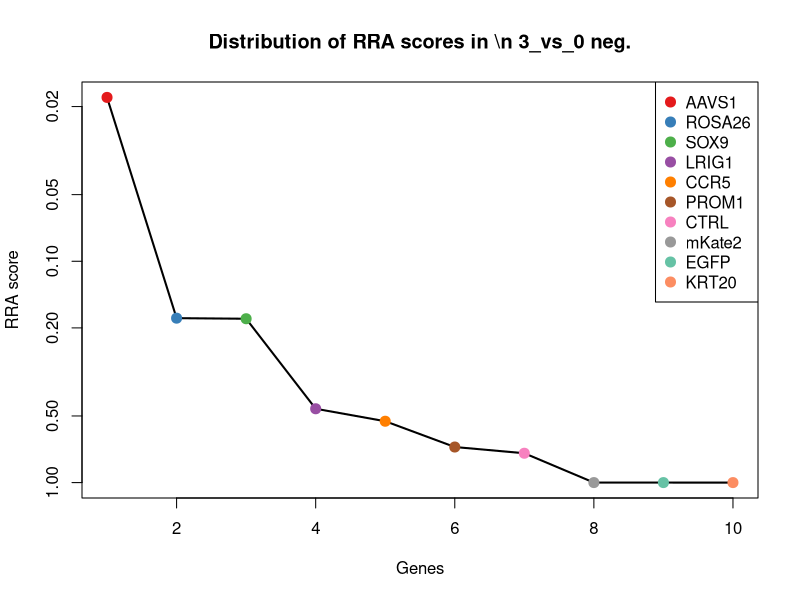
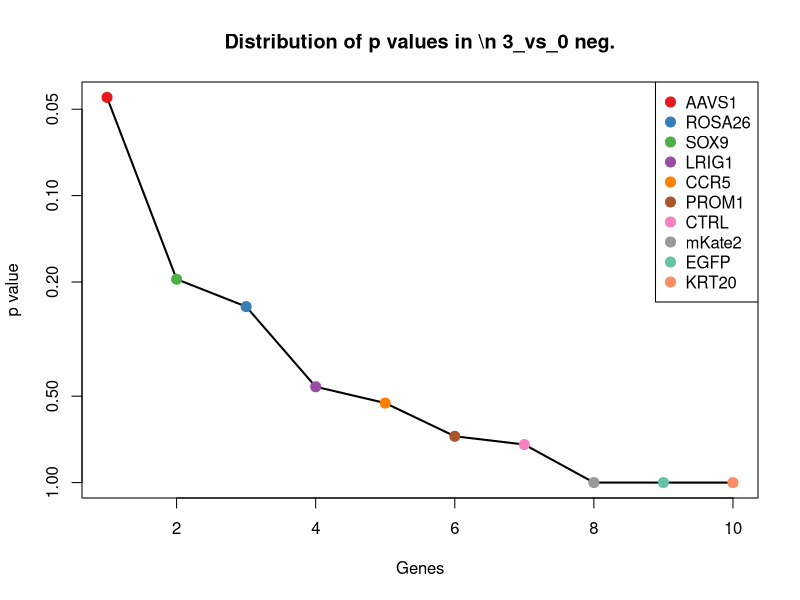
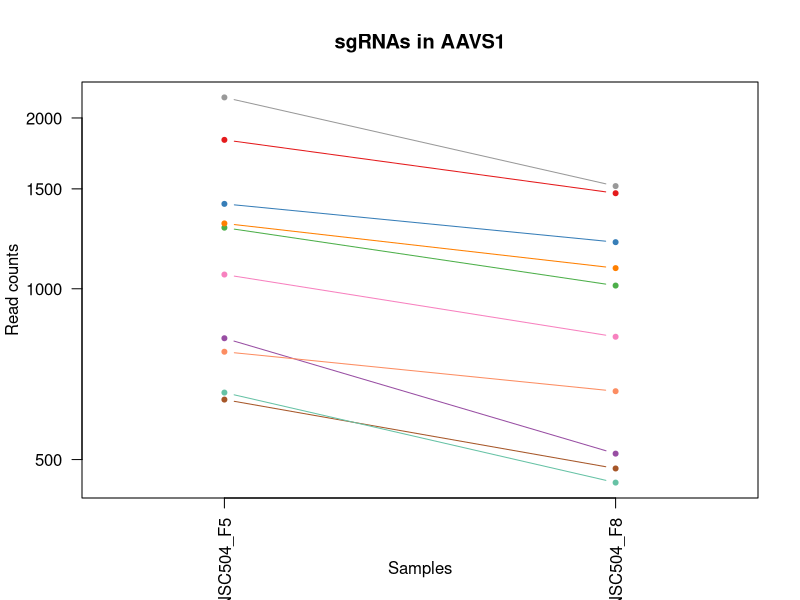
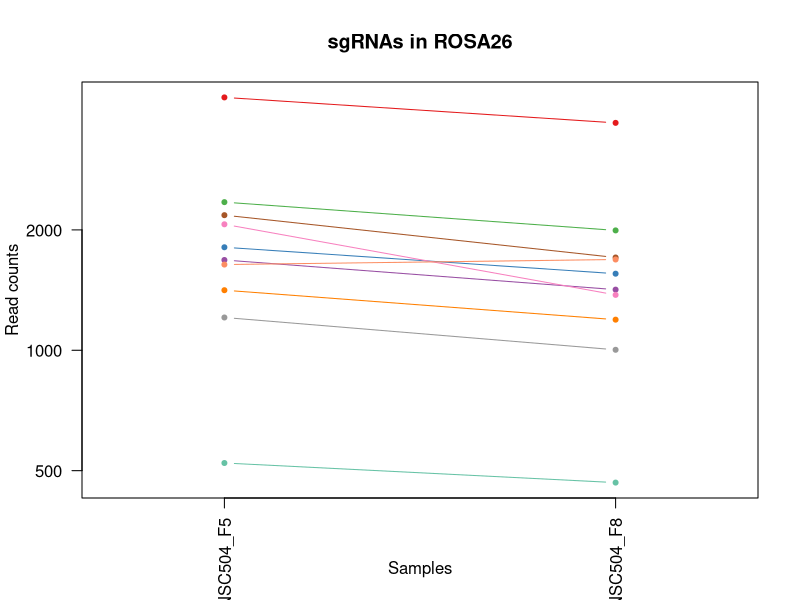
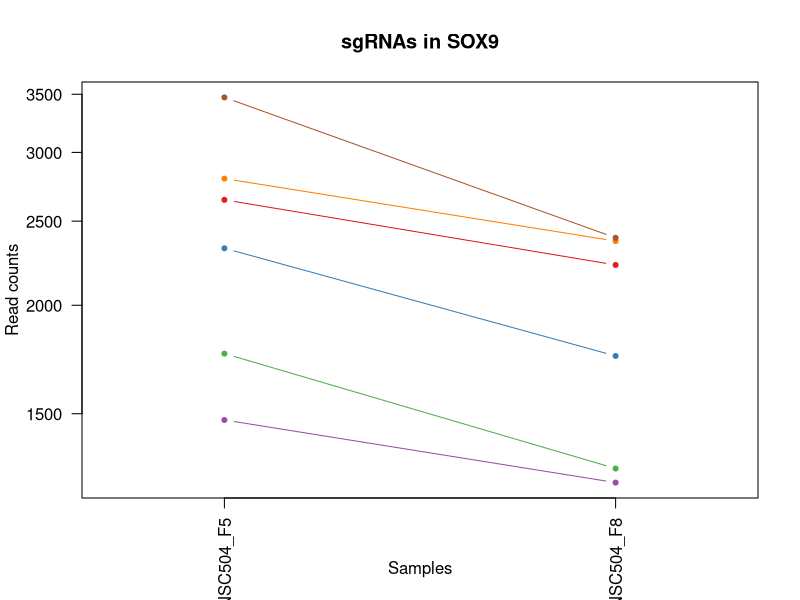
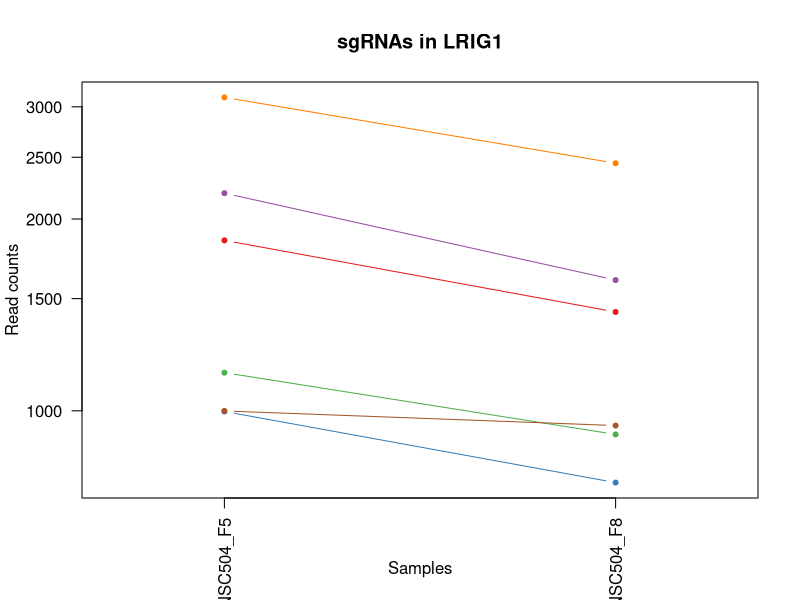
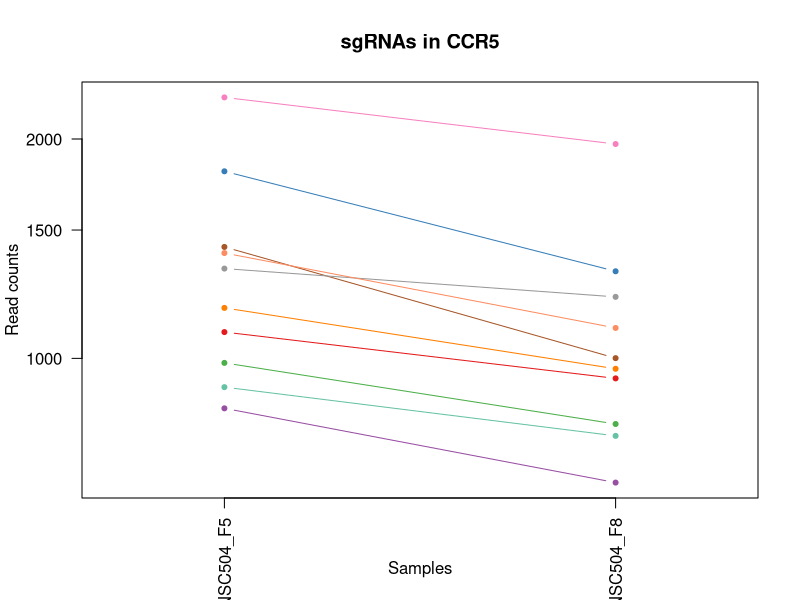
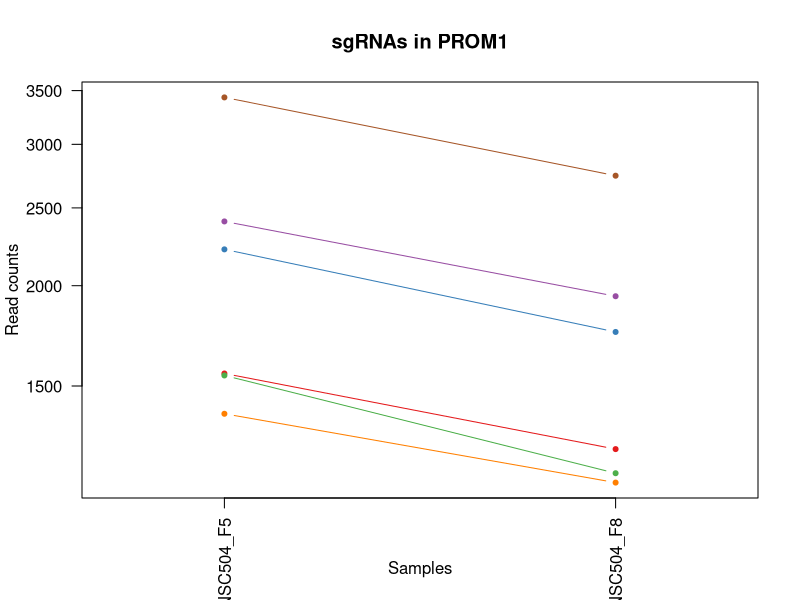

Source code (R) for these figures, in order: (Note: this script raises an error after producing the figures.)
pdf(file='S4B_c0_t3.pdf',width=4.5,height=4.5);
gstable=read.table('S4B_c0_t3.gene_summary.txt',header=T)
# 
#
# parameters
# Do not modify the variables beginning with "__"

# gstablename='__GENE_SUMMARY_FILE__'
startindex=3
# outputfile='__OUTPUT_FILE__'
targetgenelist=c("AAVS1","ROSA26","SOX9","LRIG1","CCR5","PROM1","CTRL","mKate2","EGFP","KRT20")
# samplelabel=sub('.\\w+.\\w+$','',colnames(gstable)[startindex]);
samplelabel='3_vs_0 neg.'


# You need to write some codes in front of this code:
# gstable=read.table(gstablename,header=T)
# pdf(file=outputfile,width=6,height=6)


# set up color using RColorBrewer
#library(RColorBrewer)
#colors <- brewer.pal(length(targetgenelist), "Set1")

colors=c( "#E41A1C", "#377EB8", "#4DAF4A", "#984EA3", "#FF7F00",  "#A65628", "#F781BF",
          "#999999", "#66C2A5", "#FC8D62", "#8DA0CB", "#E78AC3", "#A6D854", "#FFD92F", "#E5C494", "#B3B3B3", 
          "#8DD3C7", "#FFFFB3", "#BEBADA", "#FB8072", "#80B1D3", "#FDB462", "#B3DE69", "#FCCDE5",
          "#D9D9D9", "#BC80BD", "#CCEBC5", "#FFED6F")

######
# function definition

plotrankedvalues<-function(val, tglist, ...){
  
  plot(val,log='y',ylim=c(max(val),min(val)),type='l',lwd=2, ...)
  if(length(tglist)>0){
    for(i in 1:length(tglist)){
      targetgene=tglist[i];
      tx=which(names(val)==targetgene);ty=val[targetgene];
      points(tx,ty,col=colors[(i %% length(colors)) ],cex=2,pch=20)
      # text(tx+50,ty,targetgene,col=colors[i])
    }
    legend('topright',tglist,pch=20,pt.cex = 2,cex=1,col=colors)
  }
}



plotrandvalues<-function(val,targetgenelist, ...){
  # choose the one with the best distance distribution
  
  mindiffvalue=0;
  randval=val;
  for(i in 1:20){
    randval0=sample(val)
    vindex=sort(which(names(randval0) %in% targetgenelist))
    if(max(vindex)>0.9*length(val)){
      # print('pass...')
      next;
    }
    mindiffind=min(diff(vindex));
    if (mindiffind > mindiffvalue){
      mindiffvalue=mindiffind;
      randval=randval0;
      # print(paste('Diff: ',mindiffvalue))
    }
  }
  plot(randval,log='y',ylim=c(max(randval),min(randval)),pch=20,col='grey', ...)
  
  if(length(targetgenelist)>0){
    for(i in 1:length(targetgenelist)){
      targetgene=targetgenelist[i];
      tx=which(names(randval)==targetgene);ty=randval[targetgene];
      points(tx,ty,col=colors[(i %% length(colors)) ],cex=2,pch=20)
      text(tx+50,ty,targetgene,col=colors[i])
    }
  }
  
}




# set.seed(1235)



pvec=gstable[,startindex]
names(pvec)=gstable[,'id']
pvec=sort(pvec);

plotrankedvalues(pvec,targetgenelist,xlab='Genes',ylab='RRA score',main=paste('Distribution of RRA scores in \\n',samplelabel))

# plotrandvalues(pvec,targetgenelist,xlab='Genes',ylab='RRA score',main=paste('Distribution of RRA scores in \\n',samplelabel))


pvec=gstable[,startindex+1]
names(pvec)=gstable[,'id']
pvec=sort(pvec);

plotrankedvalues(pvec,targetgenelist,xlab='Genes',ylab='p value',main=paste('Distribution of p values in \\n',samplelabel))

# plotrandvalues(pvec,targetgenelist,xlab='Genes',ylab='p value',main=paste('Distribution of p values in \\n',samplelabel))



# you need to write after this code:
# dev.off()






# parameters
# Do not modify the variables beginning with "__"
targetmat=list(c(1829.025667816507,1472.6792780256212),c(1410.2980109554942,1207.2665329677077),c(1280.4148951699024,1012.0797282364016),c(817.1004970690595,511.2035362010396),c(1302.7082657898172,1086.4366062292802),c(636.8149781427902,481.25423812057466),c(1058.4504659542265,822.0565955879343),c(2173.118996949978,1516.0541235214669),c(655.2312408288069,454.403143289813),c(773.4830328127041,658.8845577702289))
targetgene="AAVS1"
collabel=c("S29_MNSC504_F5","S32_MNSC504_F8")

# set up color using RColorBrewer
#library(RColorBrewer)
#colors <- brewer.pal(length(targetgenelist), "Set1")

colors=c( "#E41A1C", "#377EB8", "#4DAF4A", "#984EA3", "#FF7F00",  "#A65628", "#F781BF",
          "#999999", "#66C2A5", "#FC8D62", "#8DA0CB", "#E78AC3", "#A6D854", "#FFD92F", "#E5C494", "#B3B3B3", 
          "#8DD3C7", "#FFFFB3", "#BEBADA", "#FB8072", "#80B1D3", "#FDB462", "#B3DE69", "#FCCDE5",
          "#D9D9D9", "#BC80BD", "#CCEBC5", "#FFED6F")


## code

targetmatvec=unlist(targetmat)+1
yrange=range(targetmatvec[targetmatvec>0]);
# yrange[1]=1; # set the minimum value to 1
for(i in 1:length(targetmat)){
  vali=targetmat[[i]]+1;
  if(i==1){
    plot(1:length(vali),vali,type='b',las=1,pch=20,main=paste('sgRNAs in',targetgene),ylab='Read counts',xlab='Samples',xlim=c(0.7,length(vali)+0.3),ylim = yrange,col=colors[(i %% length(colors))],xaxt='n',log='y')
    axis(1,at=1:length(vali),labels=(collabel),las=2)
    # lines(0:100,rep(1,101),col='black');
  }else{
    lines(1:length(vali),vali,type='b',pch=20,col=colors[(i %% length(colors))])
  }
}




# parameters
# Do not modify the variables beginning with "__"
targetmat=list(c(4288.0813748914825,3703.385617811976),c(1808.670851163541,1553.2325625179062),c(2345.650300008451,1993.1774239757706),c(1680.7262893448983,1416.9116195309623),c(1412.2365649224434,1191.7755167191913),c(2176.0268279004017,1705.0445217533663),c(2064.5599748008267,1374.5695084516842),c(1206.7498444258354,1001.752384070724),c(521.4710171093168,465.7632218720583),c(1637.1088250885427,1685.422567838579))
targetgene="ROSA26"
collabel=c("S29_MNSC504_F5","S32_MNSC504_F8")

# set up color using RColorBrewer
#library(RColorBrewer)
#colors <- brewer.pal(length(targetgenelist), "Set1")

colors=c( "#E41A1C", "#377EB8", "#4DAF4A", "#984EA3", "#FF7F00",  "#A65628", "#F781BF",
          "#999999", "#66C2A5", "#FC8D62", "#8DA0CB", "#E78AC3", "#A6D854", "#FFD92F", "#E5C494", "#B3B3B3", 
          "#8DD3C7", "#FFFFB3", "#BEBADA", "#FB8072", "#80B1D3", "#FDB462", "#B3DE69", "#FCCDE5",
          "#D9D9D9", "#BC80BD", "#CCEBC5", "#FFED6F")


## code

targetmatvec=unlist(targetmat)+1
yrange=range(targetmatvec[targetmatvec>0]);
# yrange[1]=1; # set the minimum value to 1
for(i in 1:length(targetmat)){
  vali=targetmat[[i]]+1;
  if(i==1){
    plot(1:length(vali),vali,type='b',las=1,pch=20,main=paste('sgRNAs in',targetgene),ylab='Read counts',xlab='Samples',xlim=c(0.7,length(vali)+0.3),ylim = yrange,col=colors[(i %% length(colors))],xaxt='n',log='y')
    axis(1,at=1:length(vali),labels=(collabel),las=2)
    # lines(0:100,rep(1,101),col='black');
  }else{
    lines(1:length(vali),vali,type='b',pch=20,col=colors[(i %% length(colors))])
  }
}




# parameters
# Do not modify the variables beginning with "__"
targetmat=list(c(2644.1876109186173,2224.509933286948),c(2325.295483355485,1747.3866328326444),c(1758.2684480228636,1296.0816927925348),c(1474.2702918648156,1248.575909630418),c(2797.3333743075987,2370.125486023002),c(3470.011600838948,2390.780174354357))
targetgene="SOX9"
collabel=c("S29_MNSC504_F5","S32_MNSC504_F8")

# set up color using RColorBrewer
#library(RColorBrewer)
#colors <- brewer.pal(length(targetgenelist), "Set1")

colors=c( "#E41A1C", "#377EB8", "#4DAF4A", "#984EA3", "#FF7F00",  "#A65628", "#F781BF",
          "#999999", "#66C2A5", "#FC8D62", "#8DA0CB", "#E78AC3", "#A6D854", "#FFD92F", "#E5C494", "#B3B3B3", 
          "#8DD3C7", "#FFFFB3", "#BEBADA", "#FB8072", "#80B1D3", "#FDB462", "#B3DE69", "#FCCDE5",
          "#D9D9D9", "#BC80BD", "#CCEBC5", "#FFED6F")


## code

targetmatvec=unlist(targetmat)+1
yrange=range(targetmatvec[targetmatvec>0]);
# yrange[1]=1; # set the minimum value to 1
for(i in 1:length(targetmat)){
  vali=targetmat[[i]]+1;
  if(i==1){
    plot(1:length(vali),vali,type='b',las=1,pch=20,main=paste('sgRNAs in',targetgene),ylab='Read counts',xlab='Samples',xlim=c(0.7,length(vali)+0.3),ylim = yrange,col=colors[(i %% length(colors))],xaxt='n',log='y')
    axis(1,at=1:length(vali),labels=(collabel),las=2)
    # lines(0:100,rep(1,101),col='black');
  }else{
    lines(1:length(vali),vali,type='b',pch=20,col=colors[(i %% length(colors))])
  }
}




# parameters
# Do not modify the variables beginning with "__"
targetmat=list(c(1850.3497614529474,1428.2716981132075),c(996.4167390118544,770.4198747595466),c(1146.6546714504123,917.068161912168),c(2194.4430905864183,1602.8038145131586),c(3102.655624102087,2445.515098432448),c(998.3552929788035,947.017459992633))
targetgene="LRIG1"
collabel=c("S29_MNSC504_F5","S32_MNSC504_F8")

# set up color using RColorBrewer
#library(RColorBrewer)
#colors <- brewer.pal(length(targetgenelist), "Set1")

colors=c( "#E41A1C", "#377EB8", "#4DAF4A", "#984EA3", "#FF7F00",  "#A65628", "#F781BF",
          "#999999", "#66C2A5", "#FC8D62", "#8DA0CB", "#E78AC3", "#A6D854", "#FFD92F", "#E5C494", "#B3B3B3", 
          "#8DD3C7", "#FFFFB3", "#BEBADA", "#FB8072", "#80B1D3", "#FDB462", "#B3DE69", "#FCCDE5",
          "#D9D9D9", "#BC80BD", "#CCEBC5", "#FFED6F")


## code

targetmatvec=unlist(targetmat)+1
yrange=range(targetmatvec[targetmatvec>0]);
# yrange[1]=1; # set the minimum value to 1
for(i in 1:length(targetmat)){
  vali=targetmat[[i]]+1;
  if(i==1){
    plot(1:length(vali),vali,type='b',las=1,pch=20,main=paste('sgRNAs in',targetgene),ylab='Read counts',xlab='Samples',xlim=c(0.7,length(vali)+0.3),ylim = yrange,col=colors[(i %% length(colors))],xaxt='n',log='y')
    axis(1,at=1:length(vali),labels=(collabel),las=2)
    # lines(0:100,rep(1,101),col='black');
  }else{
    lines(1:length(vali),vali,type='b',pch=20,col=colors[(i %% length(colors))])
  }
}




# parameters
# Do not modify the variables beginning with "__"
targetmat=list(c(1085.5902214915145,937.7228502435231),c(1804.7937432296428,1315.7036467073222),c(984.7854152101595,811.7292514222569),c(852.9637454576185,674.3755740187452),c(1171.8558730207508,966.6394139074204),c(1420.9600577737144,999.6869152375886),c(2279.73946513218,1967.3590635615767),c(1326.9401903766816,1213.4629394671142),c(912.089641449567,781.7799533417918),c(1393.8203022364266,1099.862153644661))
targetgene="CCR5"
collabel=c("S29_MNSC504_F5","S32_MNSC504_F8")

# set up color using RColorBrewer
#library(RColorBrewer)
#colors <- brewer.pal(length(targetgenelist), "Set1")

colors=c( "#E41A1C", "#377EB8", "#4DAF4A", "#984EA3", "#FF7F00",  "#A65628", "#F781BF",
          "#999999", "#66C2A5", "#FC8D62", "#8DA0CB", "#E78AC3", "#A6D854", "#FFD92F", "#E5C494", "#B3B3B3", 
          "#8DD3C7", "#FFFFB3", "#BEBADA", "#FB8072", "#80B1D3", "#FDB462", "#B3DE69", "#FCCDE5",
          "#D9D9D9", "#BC80BD", "#CCEBC5", "#FFED6F")


## code

targetmatvec=unlist(targetmat)+1
yrange=range(targetmatvec[targetmatvec>0]);
# yrange[1]=1; # set the minimum value to 1
for(i in 1:length(targetmat)){
  vali=targetmat[[i]]+1;
  if(i==1){
    plot(1:length(vali),vali,type='b',las=1,pch=20,main=paste('sgRNAs in',targetgene),ylab='Read counts',xlab='Samples',xlim=c(0.7,length(vali)+0.3),ylim = yrange,col=colors[(i %% length(colors))],xaxt='n',log='y')
    axis(1,at=1:length(vali),labels=(collabel),las=2)
    # lines(0:100,rep(1,101),col='black');
  }else{
    lines(1:length(vali),vali,type='b',pch=20,col=colors[(i %% length(colors))])
  }
}




# parameters
# Do not modify the variables beginning with "__"
targetmat=list(c(1553.7510045097301,1250.6413784635536),c(2218.6750151732826,1750.4848360823478),c(1545.027511658459,1166.9898907215652),c(2403.806919016925,1939.4752343142472),c(1384.127532401681,1136.0078582245324),c(3431.2405214999653,2740.8771415708266))
targetgene="PROM1"
collabel=c("S29_MNSC504_F5","S32_MNSC504_F8")

# set up color using RColorBrewer
#library(RColorBrewer)
#colors <- brewer.pal(length(targetgenelist), "Set1")

colors=c( "#E41A1C", "#377EB8", "#4DAF4A", "#984EA3", "#FF7F00",  "#A65628", "#F781BF",
          "#999999", "#66C2A5", "#FC8D62", "#8DA0CB", "#E78AC3", "#A6D854", "#FFD92F", "#E5C494", "#B3B3B3", 
          "#8DD3C7", "#FFFFB3", "#BEBADA", "#FB8072", "#80B1D3", "#FDB462", "#B3DE69", "#FCCDE5",
          "#D9D9D9", "#BC80BD", "#CCEBC5", "#FFED6F")


## code

targetmatvec=unlist(targetmat)+1
yrange=range(targetmatvec[targetmatvec>0]);
# yrange[1]=1; # set the minimum value to 1
for(i in 1:length(targetmat)){
  vali=targetmat[[i]]+1;
  if(i==1){
    plot(1:length(vali),vali,type='b',las=1,pch=20,main=paste('sgRNAs in',targetgene),ylab='Read counts',xlab='Samples',xlim=c(0.7,length(vali)+0.3),ylim = yrange,col=colors[(i %% length(colors))],xaxt='n',log='y')
    axis(1,at=1:length(vali),labels=(collabel),las=2)
    # lines(0:100,rep(1,101),col='black');
  }else{
    lines(1:length(vali),vali,type='b',pch=20,col=colors[(i %% length(colors))])
  }
}




# parameters
# Do not modify the variables beginning with "__"
targetmat=list(c(1324.0323594262577,1074.0437932304671),c(1240.674538847445,967.6721483239882),c(3824.7669767906395,3267.5716940203824),c(688.1866582669422,572.1348667785372),c(1302.7082657898172,1178.3499693038104),c(2815.7496369936157,2131.56383579585),c(1591.5528068652382,1341.522007121516),c(1507.225709302951,1119.4841075594484),c(1372.4962085999862,1243.4122375475793),c(2399.9298110830264,1812.4489010764132))
targetgene="CTRL"
collabel=c("S29_MNSC504_F5","S32_MNSC504_F8")

# set up color using RColorBrewer
#library(RColorBrewer)
#colors <- brewer.pal(length(targetgenelist), "Set1")

colors=c( "#E41A1C", "#377EB8", "#4DAF4A", "#984EA3", "#FF7F00",  "#A65628", "#F781BF",
          "#999999", "#66C2A5", "#FC8D62", "#8DA0CB", "#E78AC3", "#A6D854", "#FFD92F", "#E5C494", "#B3B3B3", 
          "#8DD3C7", "#FFFFB3", "#BEBADA", "#FB8072", "#80B1D3", "#FDB462", "#B3DE69", "#FCCDE5",
          "#D9D9D9", "#BC80BD", "#CCEBC5", "#FFED6F")


## code

targetmatvec=unlist(targetmat)+1
yrange=range(targetmatvec[targetmatvec>0]);
# yrange[1]=1; # set the minimum value to 1
for(i in 1:length(targetmat)){
  vali=targetmat[[i]]+1;
  if(i==1){
    plot(1:length(vali),vali,type='b',las=1,pch=20,main=paste('sgRNAs in',targetgene),ylab='Read counts',xlab='Samples',xlim=c(0.7,length(vali)+0.3),ylim = yrange,col=colors[(i %% length(colors))],xaxt='n',log='y')
    axis(1,at=1:length(vali),labels=(collabel),las=2)
    # lines(0:100,rep(1,101),col='black');
  }else{
    lines(1:length(vali),vali,type='b',pch=20,col=colors[(i %% length(colors))])
  }
}




# parameters
# Do not modify the variables beginning with "__"
targetmat=list(c(2703.313506910566,3316.110211599067),c(3310.0808985656445,4263.1276715917),c(3033.836958275393,4007.009536282896),c(2044.2051581478606,2184.2332910408054),c(2211.8900762889607,3144.6762984488196),c(4424.749429561396,5687.268432038637))
targetgene="mKate2"
collabel=c("S29_MNSC504_F5","S32_MNSC504_F8")

# set up color using RColorBrewer
#library(RColorBrewer)
#colors <- brewer.pal(length(targetgenelist), "Set1")

colors=c( "#E41A1C", "#377EB8", "#4DAF4A", "#984EA3", "#FF7F00",  "#A65628", "#F781BF",
          "#999999", "#66C2A5", "#FC8D62", "#8DA0CB", "#E78AC3", "#A6D854", "#FFD92F", "#E5C494", "#B3B3B3", 
          "#8DD3C7", "#FFFFB3", "#BEBADA", "#FB8072", "#80B1D3", "#FDB462", "#B3DE69", "#FCCDE5",
          "#D9D9D9", "#BC80BD", "#CCEBC5", "#FFED6F")


## code

targetmatvec=unlist(targetmat)+1
yrange=range(targetmatvec[targetmatvec>0]);
# yrange[1]=1; # set the minimum value to 1
for(i in 1:length(targetmat)){
  vali=targetmat[[i]]+1;
  if(i==1){
    plot(1:length(vali),vali,type='b',las=1,pch=20,main=paste('sgRNAs in',targetgene),ylab='Read counts',xlab='Samples',xlim=c(0.7,length(vali)+0.3),ylim = yrange,col=colors[(i %% length(colors))],xaxt='n',log='y')
    axis(1,at=1:length(vali),labels=(collabel),las=2)
    # lines(0:100,rep(1,101),col='black');
  }else{
    lines(1:length(vali),vali,type='b',pch=20,col=colors[(i %% length(colors))])
  }
}




# parameters
# Do not modify the variables beginning with "__"
targetmat=list(c(598.0438988038076,1531.5451397699833),c(651.3541328949086,2101.614537715385),c(392.5571783071994,1225.8557524659273),c(441.0210274809277,1150.466140056481),c(686.2481042999931,1825.874448491794),c(1649.7094258737122,2130.531101379282))
targetgene="EGFP"
collabel=c("S29_MNSC504_F5","S32_MNSC504_F8")

# set up color using RColorBrewer
#library(RColorBrewer)
#colors <- brewer.pal(length(targetgenelist), "Set1")

colors=c( "#E41A1C", "#377EB8", "#4DAF4A", "#984EA3", "#FF7F00",  "#A65628", "#F781BF",
          "#999999", "#66C2A5", "#FC8D62", "#8DA0CB", "#E78AC3", "#A6D854", "#FFD92F", "#E5C494", "#B3B3B3", 
          "#8DD3C7", "#FFFFB3", "#BEBADA", "#FB8072", "#80B1D3", "#FDB462", "#B3DE69", "#FCCDE5",
          "#D9D9D9", "#BC80BD", "#CCEBC5", "#FFED6F")


## code

targetmatvec=unlist(targetmat)+1
yrange=range(targetmatvec[targetmatvec>0]);
# yrange[1]=1; # set the minimum value to 1
for(i in 1:length(targetmat)){
  vali=targetmat[[i]]+1;
  if(i==1){
    plot(1:length(vali),vali,type='b',las=1,pch=20,main=paste('sgRNAs in',targetgene),ylab='Read counts',xlab='Samples',xlim=c(0.7,length(vali)+0.3),ylim = yrange,col=colors[(i %% length(colors))],xaxt='n',log='y')
    axis(1,at=1:length(vali),labels=(collabel),las=2)
    # lines(0:100,rep(1,101),col='black');
  }else{
    lines(1:length(vali),vali,type='b',pch=20,col=colors[(i %% length(colors))])
  }
}




# parameters
# Do not modify the variables beginning with "__"
targetmat=list(c(661.0469027296543,1322.9327876232965),c(954.737828722448,6597.1074530348305),c(747.3125542588907,1525.3487332705768),c(343.12405214999654,738.4051078459461),c(1024.5257715326168,2180.1023533745347),c(612.583053555926,1068.8801211476282))
targetgene="KRT20"
collabel=c("S29_MNSC504_F5","S32_MNSC504_F8")

# set up color using RColorBrewer
#library(RColorBrewer)
#colors <- brewer.pal(length(targetgenelist), "Set1")

colors=c( "#E41A1C", "#377EB8", "#4DAF4A", "#984EA3", "#FF7F00",  "#A65628", "#F781BF",
          "#999999", "#66C2A5", "#FC8D62", "#8DA0CB", "#E78AC3", "#A6D854", "#FFD92F", "#E5C494", "#B3B3B3", 
          "#8DD3C7", "#FFFFB3", "#BEBADA", "#FB8072", "#80B1D3", "#FDB462", "#B3DE69", "#FCCDE5",
          "#D9D9D9", "#BC80BD", "#CCEBC5", "#FFED6F")


## code

targetmatvec=unlist(targetmat)+1
yrange=range(targetmatvec[targetmatvec>0]);
# yrange[1]=1; # set the minimum value to 1
for(i in 1:length(targetmat)){
  vali=targetmat[[i]]+1;
  if(i==1){
    plot(1:length(vali),vali,type='b',las=1,pch=20,main=paste('sgRNAs in',targetgene),ylab='Read counts',xlab='Samples',xlim=c(0.7,length(vali)+0.3),ylim = yrange,col=colors[(i %% length(colors))],xaxt='n',log='y')
    axis(1,at=1:length(vali),labels=(collabel),las=2)
    # lines(0:100,rep(1,101),col='black');
  }else{
    lines(1:length(vali),vali,type='b',pch=20,col=colors[(i %% length(colors))])
  }
}



# 
#
# parameters
# Do not modify the variables beginning with "__"

# gstablename='__GENE_SUMMARY_FILE__'
startindex=9
# outputfile='__OUTPUT_FILE__'
targetgenelist=c("EGFP","KRT20","mKate2","LRIG1","ROSA26","CCR5","SOX9","CTRL","AAVS1","PROM1")
# samplelabel=sub('.\\w+.\\w+$','',colnames(gstable)[startindex]);
samplelabel='3_vs_0 pos.'


# You need to write some codes in front of this code:
# gstable=read.table(gstablename,header=T)
# pdf(file=outputfile,width=6,height=6)


# set up color using RColorBrewer
#library(RColorBrewer)
#colors <- brewer.pal(length(targetgenelist), "Set1")

colors=c( "#E41A1C", "#377EB8", "#4DAF4A", "#984EA3", "#FF7F00",  "#A65628", "#F781BF",
          "#999999", "#66C2A5", "#FC8D62", "#8DA0CB", "#E78AC3", "#A6D854", "#FFD92F", "#E5C494", "#B3B3B3", 
          "#8DD3C7", "#FFFFB3", "#BEBADA", "#FB8072", "#80B1D3", "#FDB462", "#B3DE69", "#FCCDE5",
          "#D9D9D9", "#BC80BD", "#CCEBC5", "#FFED6F")

######
# function definition

plotrankedvalues<-function(val, tglist, ...){
  
  plot(val,log='y',ylim=c(max(val),min(val)),type='l',lwd=2, ...)
  if(length(tglist)>0){
    for(i in 1:length(tglist)){
      targetgene=tglist[i];
      tx=which(names(val)==targetgene);ty=val[targetgene];
      points(tx,ty,col=colors[(i %% length(colors)) ],cex=2,pch=20)
      # text(tx+50,ty,targetgene,col=colors[i])
    }
    legend('topright',tglist,pch=20,pt.cex = 2,cex=1,col=colors)
  }
}



plotrandvalues<-function(val,targetgenelist, ...){
  # choose the one with the best distance distribution
  
  mindiffvalue=0;
  randval=val;
  for(i in 1:20){
    randval0=sample(val)
    vindex=sort(which(names(randval0) %in% targetgenelist))
    if(max(vindex)>0.9*length(val)){
      # print('pass...')
      next;
    }
    mindiffind=min(diff(vindex));
    if (mindiffind > mindiffvalue){
      mindiffvalue=mindiffind;
      randval=randval0;
      # print(paste('Diff: ',mindiffvalue))
    }
  }
  plot(randval,log='y',ylim=c(max(randval),min(randval)),pch=20,col='grey', ...)
  
  if(length(targetgenelist)>0){
    for(i in 1:length(targetgenelist)){
      targetgene=targetgenelist[i];
      tx=which(names(randval)==targetgene);ty=randval[targetgene];
      points(tx,ty,col=colors[(i %% length(colors)) ],cex=2,pch=20)
      text(tx+50,ty,targetgene,col=colors[i])
    }
  }
  
}




# set.seed(1235)



pvec=gstable[,startindex]
names(pvec)=gstable[,'id']
pvec=sort(pvec);

plotrankedvalues(pvec,targetgenelist,xlab='Genes',ylab='RRA score',main=paste('Distribution of RRA scores in \\n',samplelabel))

# plotrandvalues(pvec,targetgenelist,xlab='Genes',ylab='RRA score',main=paste('Distribution of RRA scores in \\n',samplelabel))


pvec=gstable[,startindex+1]
names(pvec)=gstable[,'id']
pvec=sort(pvec);

plotrankedvalues(pvec,targetgenelist,xlab='Genes',ylab='p value',main=paste('Distribution of p values in \\n',samplelabel))

# plotrandvalues(pvec,targetgenelist,xlab='Genes',ylab='p value',main=paste('Distribution of p values in \\n',samplelabel))



# you need to write after this code:
# dev.off()






# parameters
# Do not modify the variables beginning with "__"
targetmat=list(c(598.0438988038076,1531.5451397699833),c(651.3541328949086,2101.614537715385),c(392.5571783071994,1225.8557524659273),c(441.0210274809277,1150.466140056481),c(686.2481042999931,1825.874448491794),c(1649.7094258737122,2130.531101379282))
targetgene="EGFP"
collabel=c("S29_MNSC504_F5","S32_MNSC504_F8")

# set up color using RColorBrewer
#library(RColorBrewer)
#colors <- brewer.pal(length(targetgenelist), "Set1")

colors=c( "#E41A1C", "#377EB8", "#4DAF4A", "#984EA3", "#FF7F00",  "#A65628", "#F781BF",
          "#999999", "#66C2A5", "#FC8D62", "#8DA0CB", "#E78AC3", "#A6D854", "#FFD92F", "#E5C494", "#B3B3B3", 
          "#8DD3C7", "#FFFFB3", "#BEBADA", "#FB8072", "#80B1D3", "#FDB462", "#B3DE69", "#FCCDE5",
          "#D9D9D9", "#BC80BD", "#CCEBC5", "#FFED6F")


## code

targetmatvec=unlist(targetmat)+1
yrange=range(targetmatvec[targetmatvec>0]);
# yrange[1]=1; # set the minimum value to 1
for(i in 1:length(targetmat)){
  vali=targetmat[[i]]+1;
  if(i==1){
    plot(1:length(vali),vali,type='b',las=1,pch=20,main=paste('sgRNAs in',targetgene),ylab='Read counts',xlab='Samples',xlim=c(0.7,length(vali)+0.3),ylim = yrange,col=colors[(i %% length(colors))],xaxt='n',log='y')
    axis(1,at=1:length(vali),labels=(collabel),las=2)
    # lines(0:100,rep(1,101),col='black');
  }else{
    lines(1:length(vali),vali,type='b',pch=20,col=colors[(i %% length(colors))])
  }
}




# parameters
# Do not modify the variables beginning with "__"
targetmat=list(c(661.0469027296543,1322.9327876232965),c(954.737828722448,6597.1074530348305),c(747.3125542588907,1525.3487332705768),c(343.12405214999654,738.4051078459461),c(1024.5257715326168,2180.1023533745347),c(612.583053555926,1068.8801211476282))
targetgene="KRT20"
collabel=c("S29_MNSC504_F5","S32_MNSC504_F8")

# set up color using RColorBrewer
#library(RColorBrewer)
#colors <- brewer.pal(length(targetgenelist), "Set1")

colors=c( "#E41A1C", "#377EB8", "#4DAF4A", "#984EA3", "#FF7F00",  "#A65628", "#F781BF",
          "#999999", "#66C2A5", "#FC8D62", "#8DA0CB", "#E78AC3", "#A6D854", "#FFD92F", "#E5C494", "#B3B3B3", 
          "#8DD3C7", "#FFFFB3", "#BEBADA", "#FB8072", "#80B1D3", "#FDB462", "#B3DE69", "#FCCDE5",
          "#D9D9D9", "#BC80BD", "#CCEBC5", "#FFED6F")


## code

targetmatvec=unlist(targetmat)+1
yrange=range(targetmatvec[targetmatvec>0]);
# yrange[1]=1; # set the minimum value to 1
for(i in 1:length(targetmat)){
  vali=targetmat[[i]]+1;
  if(i==1){
    plot(1:length(vali),vali,type='b',las=1,pch=20,main=paste('sgRNAs in',targetgene),ylab='Read counts',xlab='Samples',xlim=c(0.7,length(vali)+0.3),ylim = yrange,col=colors[(i %% length(colors))],xaxt='n',log='y')
    axis(1,at=1:length(vali),labels=(collabel),las=2)
    # lines(0:100,rep(1,101),col='black');
  }else{
    lines(1:length(vali),vali,type='b',pch=20,col=colors[(i %% length(colors))])
  }
}




# parameters
# Do not modify the variables beginning with "__"
targetmat=list(c(2703.313506910566,3316.110211599067),c(3310.0808985656445,4263.1276715917),c(3033.836958275393,4007.009536282896),c(2044.2051581478606,2184.2332910408054),c(2211.8900762889607,3144.6762984488196),c(4424.749429561396,5687.268432038637))
targetgene="mKate2"
collabel=c("S29_MNSC504_F5","S32_MNSC504_F8")

# set up color using RColorBrewer
#library(RColorBrewer)
#colors <- brewer.pal(length(targetgenelist), "Set1")

colors=c( "#E41A1C", "#377EB8", "#4DAF4A", "#984EA3", "#FF7F00",  "#A65628", "#F781BF",
          "#999999", "#66C2A5", "#FC8D62", "#8DA0CB", "#E78AC3", "#A6D854", "#FFD92F", "#E5C494", "#B3B3B3", 
          "#8DD3C7", "#FFFFB3", "#BEBADA", "#FB8072", "#80B1D3", "#FDB462", "#B3DE69", "#FCCDE5",
          "#D9D9D9", "#BC80BD", "#CCEBC5", "#FFED6F")


## code

targetmatvec=unlist(targetmat)+1
yrange=range(targetmatvec[targetmatvec>0]);
# yrange[1]=1; # set the minimum value to 1
for(i in 1:length(targetmat)){
  vali=targetmat[[i]]+1;
  if(i==1){
    plot(1:length(vali),vali,type='b',las=1,pch=20,main=paste('sgRNAs in',targetgene),ylab='Read counts',xlab='Samples',xlim=c(0.7,length(vali)+0.3),ylim = yrange,col=colors[(i %% length(colors))],xaxt='n',log='y')
    axis(1,at=1:length(vali),labels=(collabel),las=2)
    # lines(0:100,rep(1,101),col='black');
  }else{
    lines(1:length(vali),vali,type='b',pch=20,col=colors[(i %% length(colors))])
  }
}




# parameters
# Do not modify the variables beginning with "__"
targetmat=list(c(1850.3497614529474,1428.2716981132075),c(996.4167390118544,770.4198747595466),c(1146.6546714504123,917.068161912168),c(2194.4430905864183,1602.8038145131586),c(3102.655624102087,2445.515098432448),c(998.3552929788035,947.017459992633))
targetgene="LRIG1"
collabel=c("S29_MNSC504_F5","S32_MNSC504_F8")

# set up color using RColorBrewer
#library(RColorBrewer)
#colors <- brewer.pal(length(targetgenelist), "Set1")

colors=c( "#E41A1C", "#377EB8", "#4DAF4A", "#984EA3", "#FF7F00",  "#A65628", "#F781BF",
          "#999999", "#66C2A5", "#FC8D62", "#8DA0CB", "#E78AC3", "#A6D854", "#FFD92F", "#E5C494", "#B3B3B3", 
          "#8DD3C7", "#FFFFB3", "#BEBADA", "#FB8072", "#80B1D3", "#FDB462", "#B3DE69", "#FCCDE5",
          "#D9D9D9", "#BC80BD", "#CCEBC5", "#FFED6F")


## code

targetmatvec=unlist(targetmat)+1
yrange=range(targetmatvec[targetmatvec>0]);
# yrange[1]=1; # set the minimum value to 1
for(i in 1:length(targetmat)){
  vali=targetmat[[i]]+1;
  if(i==1){
    plot(1:length(vali),vali,type='b',las=1,pch=20,main=paste('sgRNAs in',targetgene),ylab='Read counts',xlab='Samples',xlim=c(0.7,length(vali)+0.3),ylim = yrange,col=colors[(i %% length(colors))],xaxt='n',log='y')
    axis(1,at=1:length(vali),labels=(collabel),las=2)
    # lines(0:100,rep(1,101),col='black');
  }else{
    lines(1:length(vali),vali,type='b',pch=20,col=colors[(i %% length(colors))])
  }
}




# parameters
# Do not modify the variables beginning with "__"
targetmat=list(c(4288.0813748914825,3703.385617811976),c(1808.670851163541,1553.2325625179062),c(2345.650300008451,1993.1774239757706),c(1680.7262893448983,1416.9116195309623),c(1412.2365649224434,1191.7755167191913),c(2176.0268279004017,1705.0445217533663),c(2064.5599748008267,1374.5695084516842),c(1206.7498444258354,1001.752384070724),c(521.4710171093168,465.7632218720583),c(1637.1088250885427,1685.422567838579))
targetgene="ROSA26"
collabel=c("S29_MNSC504_F5","S32_MNSC504_F8")

# set up color using RColorBrewer
#library(RColorBrewer)
#colors <- brewer.pal(length(targetgenelist), "Set1")

colors=c( "#E41A1C", "#377EB8", "#4DAF4A", "#984EA3", "#FF7F00",  "#A65628", "#F781BF",
          "#999999", "#66C2A5", "#FC8D62", "#8DA0CB", "#E78AC3", "#A6D854", "#FFD92F", "#E5C494", "#B3B3B3", 
          "#8DD3C7", "#FFFFB3", "#BEBADA", "#FB8072", "#80B1D3", "#FDB462", "#B3DE69", "#FCCDE5",
          "#D9D9D9", "#BC80BD", "#CCEBC5", "#FFED6F")


## code

targetmatvec=unlist(targetmat)+1
yrange=range(targetmatvec[targetmatvec>0]);
# yrange[1]=1; # set the minimum value to 1
for(i in 1:length(targetmat)){
  vali=targetmat[[i]]+1;
  if(i==1){
    plot(1:length(vali),vali,type='b',las=1,pch=20,main=paste('sgRNAs in',targetgene),ylab='Read counts',xlab='Samples',xlim=c(0.7,length(vali)+0.3),ylim = yrange,col=colors[(i %% length(colors))],xaxt='n',log='y')
    axis(1,at=1:length(vali),labels=(collabel),las=2)
    # lines(0:100,rep(1,101),col='black');
  }else{
    lines(1:length(vali),vali,type='b',pch=20,col=colors[(i %% length(colors))])
  }
}




# parameters
# Do not modify the variables beginning with "__"
targetmat=list(c(1085.5902214915145,937.7228502435231),c(1804.7937432296428,1315.7036467073222),c(984.7854152101595,811.7292514222569),c(852.9637454576185,674.3755740187452),c(1171.8558730207508,966.6394139074204),c(1420.9600577737144,999.6869152375886),c(2279.73946513218,1967.3590635615767),c(1326.9401903766816,1213.4629394671142),c(912.089641449567,781.7799533417918),c(1393.8203022364266,1099.862153644661))
targetgene="CCR5"
collabel=c("S29_MNSC504_F5","S32_MNSC504_F8")

# set up color using RColorBrewer
#library(RColorBrewer)
#colors <- brewer.pal(length(targetgenelist), "Set1")

colors=c( "#E41A1C", "#377EB8", "#4DAF4A", "#984EA3", "#FF7F00",  "#A65628", "#F781BF",
          "#999999", "#66C2A5", "#FC8D62", "#8DA0CB", "#E78AC3", "#A6D854", "#FFD92F", "#E5C494", "#B3B3B3", 
          "#8DD3C7", "#FFFFB3", "#BEBADA", "#FB8072", "#80B1D3", "#FDB462", "#B3DE69", "#FCCDE5",
          "#D9D9D9", "#BC80BD", "#CCEBC5", "#FFED6F")


## code

targetmatvec=unlist(targetmat)+1
yrange=range(targetmatvec[targetmatvec>0]);
# yrange[1]=1; # set the minimum value to 1
for(i in 1:length(targetmat)){
  vali=targetmat[[i]]+1;
  if(i==1){
    plot(1:length(vali),vali,type='b',las=1,pch=20,main=paste('sgRNAs in',targetgene),ylab='Read counts',xlab='Samples',xlim=c(0.7,length(vali)+0.3),ylim = yrange,col=colors[(i %% length(colors))],xaxt='n',log='y')
    axis(1,at=1:length(vali),labels=(collabel),las=2)
    # lines(0:100,rep(1,101),col='black');
  }else{
    lines(1:length(vali),vali,type='b',pch=20,col=colors[(i %% length(colors))])
  }
}




# parameters
# Do not modify the variables beginning with "__"
targetmat=list(c(2644.1876109186173,2224.509933286948),c(2325.295483355485,1747.3866328326444),c(1758.2684480228636,1296.0816927925348),c(1474.2702918648156,1248.575909630418),c(2797.3333743075987,2370.125486023002),c(3470.011600838948,2390.780174354357))
targetgene="SOX9"
collabel=c("S29_MNSC504_F5","S32_MNSC504_F8")

# set up color using RColorBrewer
#library(RColorBrewer)
#colors <- brewer.pal(length(targetgenelist), "Set1")

colors=c( "#E41A1C", "#377EB8", "#4DAF4A", "#984EA3", "#FF7F00",  "#A65628", "#F781BF",
          "#999999", "#66C2A5", "#FC8D62", "#8DA0CB", "#E78AC3", "#A6D854", "#FFD92F", "#E5C494", "#B3B3B3", 
          "#8DD3C7", "#FFFFB3", "#BEBADA", "#FB8072", "#80B1D3", "#FDB462", "#B3DE69", "#FCCDE5",
          "#D9D9D9", "#BC80BD", "#CCEBC5", "#FFED6F")


## code

targetmatvec=unlist(targetmat)+1
yrange=range(targetmatvec[targetmatvec>0]);
# yrange[1]=1; # set the minimum value to 1
for(i in 1:length(targetmat)){
  vali=targetmat[[i]]+1;
  if(i==1){
    plot(1:length(vali),vali,type='b',las=1,pch=20,main=paste('sgRNAs in',targetgene),ylab='Read counts',xlab='Samples',xlim=c(0.7,length(vali)+0.3),ylim = yrange,col=colors[(i %% length(colors))],xaxt='n',log='y')
    axis(1,at=1:length(vali),labels=(collabel),las=2)
    # lines(0:100,rep(1,101),col='black');
  }else{
    lines(1:length(vali),vali,type='b',pch=20,col=colors[(i %% length(colors))])
  }
}




# parameters
# Do not modify the variables beginning with "__"
targetmat=list(c(1324.0323594262577,1074.0437932304671),c(1240.674538847445,967.6721483239882),c(3824.7669767906395,3267.5716940203824),c(688.1866582669422,572.1348667785372),c(1302.7082657898172,1178.3499693038104),c(2815.7496369936157,2131.56383579585),c(1591.5528068652382,1341.522007121516),c(1507.225709302951,1119.4841075594484),c(1372.4962085999862,1243.4122375475793),c(2399.9298110830264,1812.4489010764132))
targetgene="CTRL"
collabel=c("S29_MNSC504_F5","S32_MNSC504_F8")

# set up color using RColorBrewer
#library(RColorBrewer)
#colors <- brewer.pal(length(targetgenelist), "Set1")

colors=c( "#E41A1C", "#377EB8", "#4DAF4A", "#984EA3", "#FF7F00",  "#A65628", "#F781BF",
          "#999999", "#66C2A5", "#FC8D62", "#8DA0CB", "#E78AC3", "#A6D854", "#FFD92F", "#E5C494", "#B3B3B3", 
          "#8DD3C7", "#FFFFB3", "#BEBADA", "#FB8072", "#80B1D3", "#FDB462", "#B3DE69", "#FCCDE5",
          "#D9D9D9", "#BC80BD", "#CCEBC5", "#FFED6F")


## code

targetmatvec=unlist(targetmat)+1
yrange=range(targetmatvec[targetmatvec>0]);
# yrange[1]=1; # set the minimum value to 1
for(i in 1:length(targetmat)){
  vali=targetmat[[i]]+1;
  if(i==1){
    plot(1:length(vali),vali,type='b',las=1,pch=20,main=paste('sgRNAs in',targetgene),ylab='Read counts',xlab='Samples',xlim=c(0.7,length(vali)+0.3),ylim = yrange,col=colors[(i %% length(colors))],xaxt='n',log='y')
    axis(1,at=1:length(vali),labels=(collabel),las=2)
    # lines(0:100,rep(1,101),col='black');
  }else{
    lines(1:length(vali),vali,type='b',pch=20,col=colors[(i %% length(colors))])
  }
}




# parameters
# Do not modify the variables beginning with "__"
targetmat=list(c(1829.025667816507,1472.6792780256212),c(1410.2980109554942,1207.2665329677077),c(1280.4148951699024,1012.0797282364016),c(817.1004970690595,511.2035362010396),c(1302.7082657898172,1086.4366062292802),c(636.8149781427902,481.25423812057466),c(1058.4504659542265,822.0565955879343),c(2173.118996949978,1516.0541235214669),c(655.2312408288069,454.403143289813),c(773.4830328127041,658.8845577702289))
targetgene="AAVS1"
collabel=c("S29_MNSC504_F5","S32_MNSC504_F8")

# set up color using RColorBrewer
#library(RColorBrewer)
#colors <- brewer.pal(length(targetgenelist), "Set1")

colors=c( "#E41A1C", "#377EB8", "#4DAF4A", "#984EA3", "#FF7F00",  "#A65628", "#F781BF",
          "#999999", "#66C2A5", "#FC8D62", "#8DA0CB", "#E78AC3", "#A6D854", "#FFD92F", "#E5C494", "#B3B3B3", 
          "#8DD3C7", "#FFFFB3", "#BEBADA", "#FB8072", "#80B1D3", "#FDB462", "#B3DE69", "#FCCDE5",
          "#D9D9D9", "#BC80BD", "#CCEBC5", "#FFED6F")


## code

targetmatvec=unlist(targetmat)+1
yrange=range(targetmatvec[targetmatvec>0]);
# yrange[1]=1; # set the minimum value to 1
for(i in 1:length(targetmat)){
  vali=targetmat[[i]]+1;
  if(i==1){
    plot(1:length(vali),vali,type='b',las=1,pch=20,main=paste('sgRNAs in',targetgene),ylab='Read counts',xlab='Samples',xlim=c(0.7,length(vali)+0.3),ylim = yrange,col=colors[(i %% length(colors))],xaxt='n',log='y')
    axis(1,at=1:length(vali),labels=(collabel),las=2)
    # lines(0:100,rep(1,101),col='black');
  }else{
    lines(1:length(vali),vali,type='b',pch=20,col=colors[(i %% length(colors))])
  }
}




# parameters
# Do not modify the variables beginning with "__"
targetmat=list(c(1553.7510045097301,1250.6413784635536),c(2218.6750151732826,1750.4848360823478),c(1545.027511658459,1166.9898907215652),c(2403.806919016925,1939.4752343142472),c(1384.127532401681,1136.0078582245324),c(3431.2405214999653,2740.8771415708266))
targetgene="PROM1"
collabel=c("S29_MNSC504_F5","S32_MNSC504_F8")

# set up color using RColorBrewer
#library(RColorBrewer)
#colors <- brewer.pal(length(targetgenelist), "Set1")

colors=c( "#E41A1C", "#377EB8", "#4DAF4A", "#984EA3", "#FF7F00",  "#A65628", "#F781BF",
          "#999999", "#66C2A5", "#FC8D62", "#8DA0CB", "#E78AC3", "#A6D854", "#FFD92F", "#E5C494", "#B3B3B3", 
          "#8DD3C7", "#FFFFB3", "#BEBADA", "#FB8072", "#80B1D3", "#FDB462", "#B3DE69", "#FCCDE5",
          "#D9D9D9", "#BC80BD", "#CCEBC5", "#FFED6F")


## code

targetmatvec=unlist(targetmat)+1
yrange=range(targetmatvec[targetmatvec>0]);
# yrange[1]=1; # set the minimum value to 1
for(i in 1:length(targetmat)){
  vali=targetmat[[i]]+1;
  if(i==1){
    plot(1:length(vali),vali,type='b',las=1,pch=20,main=paste('sgRNAs in',targetgene),ylab='Read counts',xlab='Samples',xlim=c(0.7,length(vali)+0.3),ylim = yrange,col=colors[(i %% length(colors))],xaxt='n',log='y')
    axis(1,at=1:length(vali),labels=(collabel),las=2)
    # lines(0:100,rep(1,101),col='black');
  }else{
    lines(1:length(vali),vali,type='b',pch=20,col=colors[(i %% length(colors))])
  }
}



dev.off()
Sweave("S4B_c0_t3_summary.Rnw");
library(tools);

texi2dvi("S4B_c0_t3_summary.tex",pdf=TRUE);
